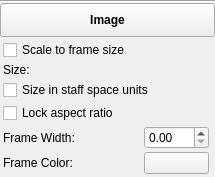
<?xml version="1.0" encoding="UTF-8"?>
<ui version="4.0">
 <class>InspectorImage</class>
 <widget class="QWidget" name="InspectorImage">
  <property name="geometry">
   <rect>
    <x>0</x>
    <y>0</y>
    <width>215</width>
    <height>177</height>
   </rect>
  </property>
  <property name="accessibleName">
   <string>Image Inspector</string>
  </property>
  <layout class="QVBoxLayout" name="verticalLayout">
   <property name="spacing">
    <number>0</number>
   </property>
   <property name="leftMargin">
    <number>0</number>
   </property>
   <property name="topMargin">
    <number>0</number>
   </property>
   <property name="rightMargin">
    <number>0</number>
   </property>
   <property name="bottomMargin">
    <number>0</number>
   </property>
   <item>
    <widget class="QFrame" name="frame">
     <property name="frameShape">
      <enum>QFrame::HLine</enum>
     </property>
     <property name="frameShadow">
      <enum>QFrame::Sunken</enum>
     </property>
    </widget>
   </item>
   <item>
    <widget class="QToolButton" name="title">
     <property name="sizePolicy">
      <sizepolicy hsizetype="Preferred" vsizetype="Preferred">
       <horstretch>0</horstretch>
       <verstretch>0</verstretch>
      </sizepolicy>
     </property>
     <property name="font">
      <font>
       <bold>true</bold>
      </font>
     </property>
     <property name="text">
      <string>Image</string>
     </property>
    </widget>
   </item>
   <item>
    <widget class="QWidget" name="panel" native="true">
     <layout class="QGridLayout" name="gridLayout">
      <property name="leftMargin">
       <number>3</number>
      </property>
      <property name="topMargin">
       <number>3</number>
      </property>
      <property name="rightMargin">
       <number>3</number>
      </property>
      <property name="bottomMargin">
       <number>3</number>
      </property>
      <property name="spacing">
       <number>3</number>
      </property>
      <item row="2" column="1" colspan="2">
       <widget class="Ms::SizeSelect" name="size" native="true">
        <property name="accessibleName">
         <string>Size</string>
        </property>
       </widget>
      </item>
      <item row="5" column="2">
       <widget class="QDoubleSpinBox" name="frameWidth"/>
      </item>
      <item row="3" column="0" colspan="3">
       <widget class="QCheckBox" name="sizeIsSpatium">
        <property name="focusPolicy">
         <enum>Qt::TabFocus</enum>
        </property>
        <property name="toolTip">
         <string>Distance between two lines on a standard 5-line staff</string>
        </property>
        <property name="text">
         <string>Size in staff space units</string>
        </property>
       </widget>
      </item>
      <item row="1" column="3">
       <widget class="Ms::ResetButton" name="resetAutoscale" native="true">
        <property name="sizePolicy">
         <sizepolicy hsizetype="Fixed" vsizetype="Preferred">
          <horstretch>0</horstretch>
          <verstretch>0</verstretch>
         </sizepolicy>
        </property>
        <property name="accessibleName">
         <string>Reset 'Scale to frame size' value</string>
        </property>
       </widget>
      </item>
      <item row="4" column="3">
       <widget class="Ms::ResetButton" name="resetLockAspectRatio" native="true">
        <property name="sizePolicy">
         <sizepolicy hsizetype="Fixed" vsizetype="Preferred">
          <horstretch>0</horstretch>
          <verstretch>0</verstretch>
         </sizepolicy>
        </property>
        <property name="accessibleName">
         <string>Reset 'Lock aspect ratio' value</string>
        </property>
       </widget>
      </item>
      <item row="5" column="0" colspan="2">
       <widget class="QLabel" name="label">
        <property name="text">
         <string>Frame Width:</string>
        </property>
       </widget>
      </item>
      <item row="6" column="2">
       <widget class="Awl::ColorLabel" name="frameColor">
        <property name="text">
         <string/>
        </property>
       </widget>
      </item>
      <item row="2" column="0">
       <widget class="QLabel" name="label_2">
        <property name="text">
         <string>Size:</string>
        </property>
        <property name="alignment">
         <set>Qt::AlignLeading|Qt::AlignLeft|Qt::AlignVCenter</set>
        </property>
       </widget>
      </item>
      <item row="4" column="0" colspan="3">
       <widget class="QCheckBox" name="lockAspectRatio">
        <property name="focusPolicy">
         <enum>Qt::TabFocus</enum>
        </property>
        <property name="text">
         <string>Lock aspect ratio</string>
        </property>
       </widget>
      </item>
      <item row="1" column="0" colspan="3">
       <widget class="QCheckBox" name="autoscale">
        <property name="focusPolicy">
         <enum>Qt::TabFocus</enum>
        </property>
        <property name="text">
         <string>Scale to frame size</string>
        </property>
       </widget>
      </item>
      <item row="6" column="0">
       <widget class="QLabel" name="label_3">
        <property name="text">
         <string>Frame Color:</string>
        </property>
       </widget>
      </item>
      <item row="2" column="3">
       <widget class="Ms::ResetButton" name="resetSize" native="true">
        <property name="sizePolicy">
         <sizepolicy hsizetype="Fixed" vsizetype="Preferred">
          <horstretch>0</horstretch>
          <verstretch>0</verstretch>
         </sizepolicy>
        </property>
        <property name="accessibleName">
         <string>Reset 'Size' values</string>
        </property>
       </widget>
      </item>
      <item row="3" column="3">
       <widget class="Ms::ResetButton" name="resetSizeIsSpatium" native="true">
        <property name="sizePolicy">
         <sizepolicy hsizetype="Fixed" vsizetype="Preferred">
          <horstretch>0</horstretch>
          <verstretch>0</verstretch>
         </sizepolicy>
        </property>
        <property name="accessibleName">
         <string>Reset 'Size in staff space units' value</string>
        </property>
       </widget>
      </item>
      <item row="5" column="3">
       <widget class="Ms::ResetButton" name="resetFrameWidth" native="true"/>
      </item>
      <item row="6" column="3">
       <widget class="Ms::ResetButton" name="resetFrameColor" native="true"/>
      </item>
     </layout>
    </widget>
   </item>
  </layout>
 </widget>
 <customwidgets>
  <customwidget>
   <class>Ms::ResetButton</class>
   <extends>QWidget</extends>
   <header>inspector/resetButton.h</header>
   <container>1</container>
  </customwidget>
  <customwidget>
   <class>Ms::SizeSelect</class>
   <extends>QWidget</extends>
   <header>inspector/sizeSelect.h</header>
   <container>1</container>
  </customwidget>
  <customwidget>
   <class>Awl::ColorLabel</class>
   <extends>QPushButton</extends>
   <header>awl/colorlabel.h</header>
   <container>1</container>
  </customwidget>
 </customwidgets>
 <tabstops>
  <tabstop>title</tabstop>
  <tabstop>autoscale</tabstop>
  <tabstop>sizeIsSpatium</tabstop>
  <tabstop>lockAspectRatio</tabstop>
 </tabstops>
 <resources/>
 <connections/>
</ui>
